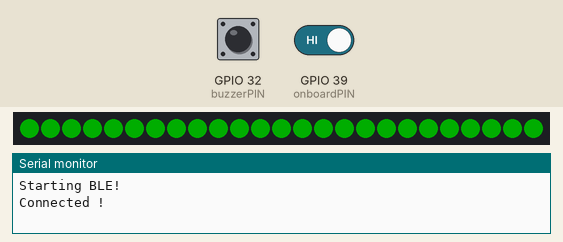
Simulated run of this program. Board: ESP32. Shown: 25 RGB LEDs in strip order, left to right, the last lines printed to the serial monitor. The inputs (shaded band) are chosen by the test bench; at power-on: GPIO 32 (buzzerPIN) HIGH, GPIO 39 (onboardPIN) HIGH. Dim RGB values are drawn brighter than linear; USB keyboard and mouse output is not drawn.

Above: at 1.2 s.
1.3 s: GPIO 32 (buzzerPIN) pulled LOW for 0.15 s
At 1.45 s:
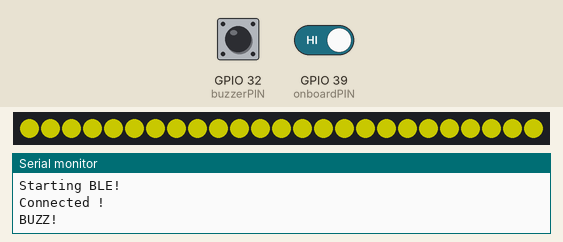
3.1 s: GPIO 39 (onboardPIN) driven LOW
5.2 s: GPIO 39 (onboardPIN) driven HIGH
At 5.7 s:
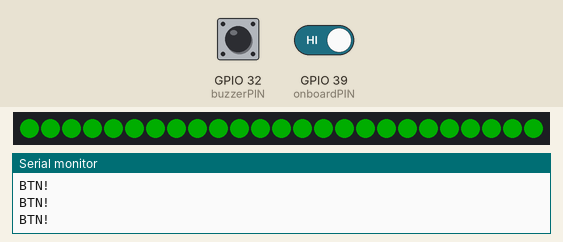
6.7 s: GPIO 32 (buzzerPIN) pulled LOW for 3.2 s
At 7.1 s:
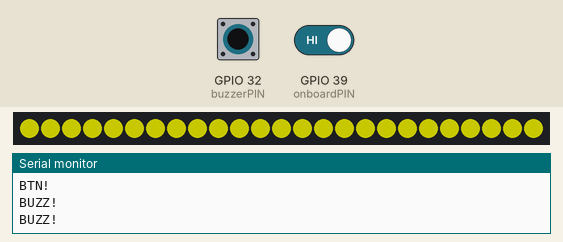
Timing chart, 0 to 9.7 s (numbered marks = the images above; inputs shaded):
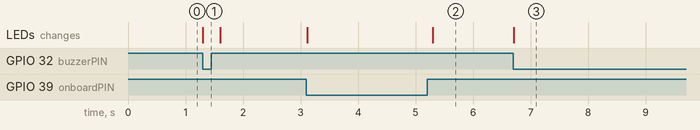

Measured:
- after the input at 1.3 s, the LEDs: change at once (image 1)
- after the input at 5.2 s, the LEDs: change after 0.10 s (image 2)
- after the input at 6.7 s, the LEDs: change at once (image 3)

The program:

main.cpp
```cpp
/**
 * This example turns the ESP32 into a Bluetooth LE keyboard that writes the words, presses Enter, presses a media key and then Ctrl+Alt+Delete
 */
#include <Arduino.h>
#include <BleKeyboard.h>
#include <FastLED.h>

BleKeyboard bleKeyboard("Buzzer");

const int NLEDS = 25;
CRGB leds[NLEDS];

const int buzzerPIN = 32;
const int onboardPIN = 39;
const int onboardLED = 27;

bool connected = false;

void setLeds(CRGB color)
{
  for (int k=0; k<NLEDS; k++) leds[k] = color;
  FastLED.show();
}

void setup()
{
  Serial.begin(115200);
  Serial.println("Starting BLE!");
  bleKeyboard.begin();
  pinMode(buzzerPIN, INPUT_PULLUP);
  pinMode(onboardPIN, INPUT);

  FastLED.addLeds<WS2812, onboardLED, GRB>(leds, NLEDS);
  FastLED.setBrightness(100);
}

void loop()
{

  if(bleKeyboard.isConnected())
  {

    setLeds(CRGB::Green);

    if (!connected) {
      connected = true;
      Serial.println("Connected !");
    }

    if (digitalRead(buzzerPIN) == LOW)
    {
      setLeds(CRGB::Yellow);
      Serial.println("BUZZ!");
      bleKeyboard.press(KEY_LEFT_CTRL);
      delay(100);
      bleKeyboard.releaseAll();
      delay(200);
    }

    if (digitalRead(onboardPIN) == LOW)
    {
      setLeds(CRGB::Yellow);
      Serial.println("BTN!");
      bleKeyboard.println("ok");
      delay(300);
    }

  }
  else
  {
    Serial.println("Not connected.. ");
    connected = false;
    setLeds(CRGB::Red);
    delay(1000);
  }


  delay(2);
}
```
